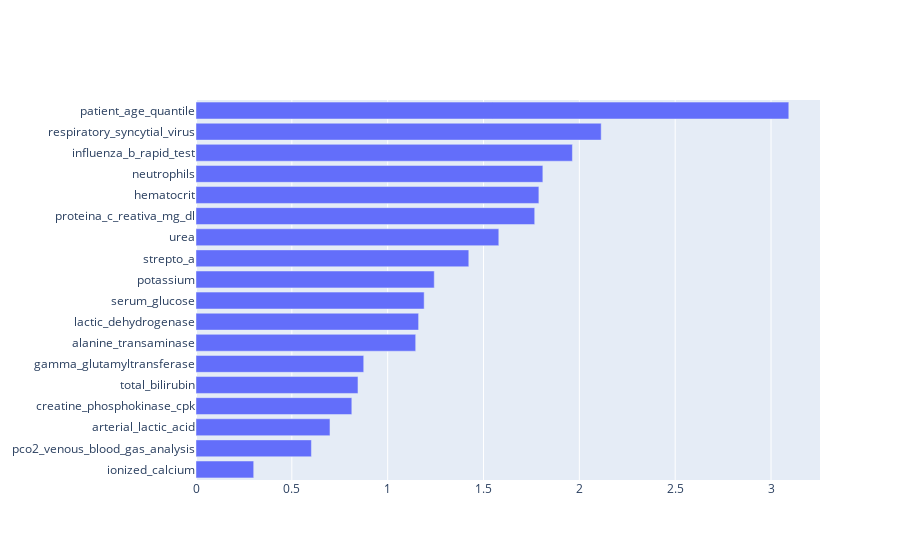

This figure's notebook cell:
### Code cell
import plotly.graph_objects as go

fig = go.Figure(go.Bar(
            x=fig_feature_importances["log10_value"],
            y=fig_feature_importances["feature"],
            orientation='h'))
fig.update_layout(yaxis=dict(autorange="reversed"))

fig.show()

### Figure 1 — Plotly figure (JSON) as saved in the notebook; plotly's stock layout.template omitted (floating-point values rounded to 4 significant figures)
{"data": [{"orientation": "h", "type": "bar", "x": [3.093, 2.114, 1.964, 1.81, 1.789, 1.767, 1.58, 1.423, 1.243, 1.19, 1.161, 1.146, 0.8751, 0.8451, 0.8129, 0.699, 0.6021, 0.301], "y": ["patient_age_quantile", "respiratory_syncytial_virus", "influenza_b_rapid_test", "neutrophils", "hematocrit", "proteina_c_reativa_mg_dl", "urea", "strepto_a", "potassium", "serum_glucose", "lactic_dehydrogenase", "alanine_transaminase", "gamma_glutamyltransferase", "total_bilirubin", "creatine_phosphokinase_cpk", "arterial_lactic_acid", "pco2_venous_blood_gas_analysis", "ionized_calcium"]}], "layout": {"yaxis": {"autorange": "reversed"}}}
